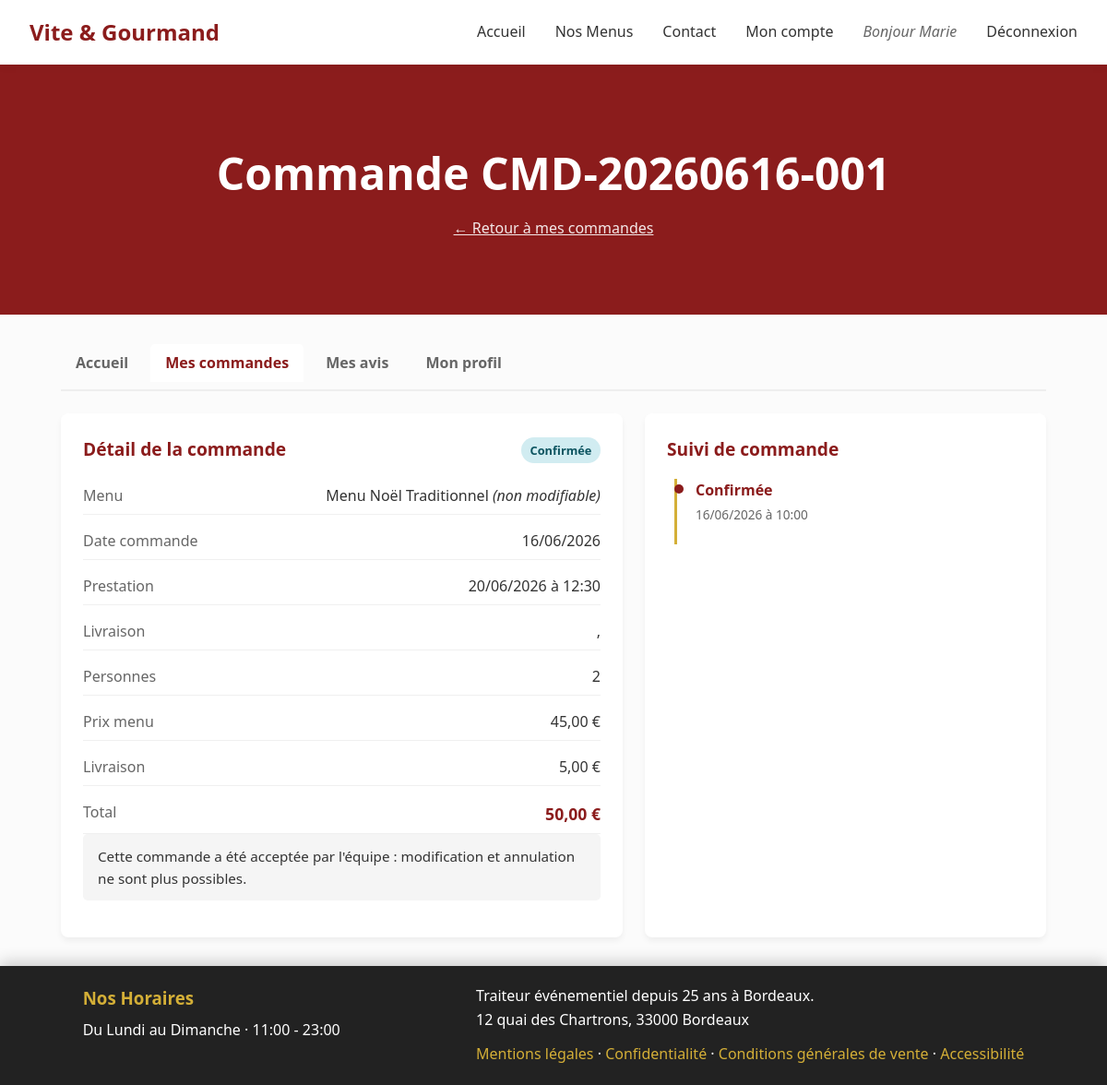
Page /mon-compte/commande/CMD-20260616-001 (signed in) on the committed database.
### tables this page shows
CREATE TABLE `Commande` (
  `numero_commande` VARCHAR(50) NOT NULL,
  `date_commande` DATE NULL,
  `date_prestation` DATE NULL,
  `heure_livraison` VARCHAR(50) NULL,
  `adresse_livraison` VARCHAR(255) NULL,
  `ville_livraison` VARCHAR(100) NULL,
  `distance_km` DOUBLE NULL DEFAULT 0,
  `prix_menu` DOUBLE NULL,
  `nombre_personne` INT NULL,
  `prix_livraison` DOUBLE NULL,
  `statut` VARCHAR(50) NULL,
  `pret_materiel` TINYINT NULL,
  `restitution_materiel` TINYINT NULL,
  `motif_annulation` VARCHAR(500) NULL,
  `mode_contact_annulation` VARCHAR(50) NULL,
  `utilisateur_id` INT NOT NULL,
  PRIMARY KEY (`numero_commande`),
  INDEX `fk_Commande_utilisateur_idx` (`utilisateur_id`),
  CONSTRAINT `fk_Commande_utilisateur`
    FOREIGN KEY (`utilisateur_id`) REFERENCES `utilisateur` (`utilisateur_id`)
);

CREATE TABLE `menu` (
  `menu_id` INT NOT NULL AUTO_INCREMENT,
  `titre` VARCHAR(100) NULL,
  `nombre_personne_minimun` INT NULL,
  `prix_par_personne` DOUBLE NULL,
  `regime` VARCHAR(50) NULL,
  `description` TEXT NULL,
  `quantite_restante` INT NULL,
  `visible` TINYINT(1) NOT NULL DEFAULT 1,
  `theme_id` INT NOT NULL,
  `regime_id` INT NOT NULL,
  PRIMARY KEY (`menu_id`),
  INDEX `fk_menu_theme1_idx` (`theme_id`),
  INDEX `fk_menu_regime1_idx` (`regime_id`),
  CONSTRAINT `fk_menu_theme1`
    FOREIGN KEY (`theme_id`) REFERENCES `theme` (`theme_id`),
  CONSTRAINT `fk_menu_regime1`
    FOREIGN KEY (`regime_id`) REFERENCES `regime` (`regime_id`)
);

CREATE TABLE `suivi_commande` (
  `suivi_id` INT NOT NULL AUTO_INCREMENT,
  `numero_commande` VARCHAR(50) NOT NULL,
  `statut` VARCHAR(50) NOT NULL,
  `commentaire` TEXT NULL,
  `date_modification` DATETIME NOT NULL DEFAULT CURRENT_TIMESTAMP,
  PRIMARY KEY (`suivi_id`),
  INDEX `idx_suivi_numero` (`numero_commande`),
  CONSTRAINT `fk_suivi_commande`
    FOREIGN KEY (`numero_commande`) REFERENCES `Commande` (`numero_commande`)
    ON DELETE CASCADE ON UPDATE CASCADE
);

### src/Controllers/CompteController.php (called while the page is built, shortened)
<?php
require_once __DIR__ . '/../Models/CommandeModel.php';
class CompteController {
    private CommandeModel $commandeModel;
    public function __construct() {
        $this->commandeModel   = new CommandeModel();
    }
    public function commandeDetail(string $numero) {
        $commande = $this->commandeModel->getByNumeroPourUtilisateur($numero, $this->userId());
        $suivi     = $this->commandeModel->getSuivi($numero);
        $commandeModel = $this->commandeModel;
        require __DIR__ . '/../Views/compte/commande-detail.php';
    }
    private function userId(): int {
        return (int) $_SESSION['utilisateur']['id'];
    }
}

### public/index.php (called while the page is built, shortened)
<?php
$router = new Router();
$url = trim($_GET['url'] ?? '', '/');
$router->dispatch($url);

### config/database.php (called while the page is built, shortened)
<?php
class Database {
    private string $host;
    private string $db_name;
    private string $username;
    private string $password;
    public function __construct() {
        $config = [
            'host'     => 'localhost',
            'db_name'  => 'vite_gourmand',
            'username' => 'root',
            'password' => '',
        ];
        $local = __DIR__ . '/database.local.php';
        $this->host     = $config['host'];
        $this->db_name  = $config['db_name'];
        $this->username = $config['username'];
        $this->password = $config['password'];
    }
    public function getConnection() {
        $this->conn = null;
        try {
            $this->conn = new PDO(
                'mysql:host=' . $this->host . ';dbname=' . $this->db_name . ';charset=utf8mb4',
                $this->username,
                $this->password
            );
            $this->conn->setAttribute(PDO::ATTR_ERRMODE, PDO::ERRMODE_EXCEPTION);
            $this->conn->setAttribute(PDO::ATTR_DEFAULT_FETCH_MODE, PDO::FETCH_ASSOC);
        } catch (PDOException $exception) {
            echo 'Erreur de connexion à la base de données : ' . $exception->getMessage();
        }
        return $this->conn;
    }
}

### src/Models/CommandeModel.php (called while the page is built, shortened)
<?php
require_once __DIR__ . '/../../config/database.php';
class CommandeModel {
    private $conn;
    private array $config;
    public function __construct() {
        $database = new Database();
        $this->conn = $database->getConnection();
        $this->config = require __DIR__ . '/../../config/commande.php';
    }
    public function getByNumeroPourUtilisateur(string $numero, int $utilisateurId): ?array {
        $stmt = $this->conn->prepare("
            SELECT c.*, m.titre AS menu_titre, m.menu_id, m.nombre_personne_minimun, m.prix_par_personne
            FROM Commande c
            JOIN commande_menu cm ON c.numero_commande = cm.numero_commande
            JOIN menu m ON cm.menu_id = m.menu_id
            WHERE c.numero_commande = :numero AND c.utilisateur_id = :id
        ");
        $stmt->execute([':numero' => $numero, ':id' => $utilisateurId]);
        return $stmt->fetch() ?: null;
    }
    public function getSuivi(string $numero): array {
        $stmt = $this->conn->prepare("
            SELECT statut, commentaire, date_modification
            FROM suivi_commande
            WHERE numero_commande = :numero
            ORDER BY date_modification ASC, suivi_id ASC
        ");
        $stmt->execute([':numero' => $numero]);
        return $stmt->fetchAll() ?: [];
    }
    public function peutModifier(string $statut): bool {
        return in_array($this->normaliserStatut($statut), $this->config['statuts_modifiables'], true);
    }
    public function peutAnnuler(string $statut): bool {
        return in_array($this->normaliserStatut($statut), $this->config['statuts_annulables'], true);
    }
    public function libelleStatut(string $statut): string {
        $key = $this->normaliserStatut($statut);
        return $this->config['libelles_statut'][$key] ?? ucfirst(str_replace('_', ' ', $key));
    }
    public function cleStatut(string $statut): string {
        return $this->normaliserStatut($statut);
    }
    public function estTerminee(string $statut): bool {
        return $this->normaliserStatut($statut) === 'terminee';
    }
    private function normaliserStatut(string $statut): string {
        $statut = mb_strtolower(trim($statut));
        $statut = str_replace([' ', 'é', 'è', 'ê'], ['_', 'e', 'e', 'e'], $statut);
        return $statut;
    }
}

### config/commande.php (called while the page is built)
<?php
return [
    'livraison_base'          => 5.00,
    'livraison_par_km'        => 0.59,
    'ville_livraison_gratuite'=> 'bordeaux',
    'bordeaux_lat'            => 44.8378,
    'bordeaux_lon'            => -0.5792,
    'reduction_seuil_personnes'=> 5,
    'reduction_pourcent'      => 10,
    'materiel_delai_jours_ouvres'      => 10,
    'materiel_frais_non_restitution'   => 600,
    'modes_contact_annulation' => [
        'email'     => 'E-mail',
        'telephone' => 'Téléphone',
        'courrier'  => 'Courrier',
        'sur_place' => 'Sur place',
    ],
    'statut_initial'          => 'en_attente',
    'statuts_modifiables'     => ['en_attente'],
    'statuts_annulables'      => ['en_attente'],
    'workflow_employe' => [
        'en_attente'       => ['acceptee', 'annulee'],
        'confirmee'        => ['en_preparation', 'annulee'],
        'acceptee'         => ['en_preparation'],
        'en_preparation'   => ['en_livraison'],
        'en_livraison'     => ['livree'],
        'livree'           => ['attente_materiel', 'terminee'],
        'attente_materiel' => ['terminee'],
        'terminee'         => [],
        'annulee'          => [],
    ],
    'libelles_statut' => [
        'en_attente'        => 'En attente de validation',
        'acceptee'          => 'Acceptée',
        'en_preparation'    => 'En préparation',
        'en_livraison'      => 'En cours de livraison',
        'livree'            => 'Livrée',
        'attente_materiel'  => 'En attente du retour de matériel',
        'terminee'          => 'Terminée',
        'annulee'           => 'Annulée',
        'confirmee'         => 'Confirmée',
    ],
];

### src/Views/compte/commande-detail.php (the view, shortened to what this page needs)
<?php
$cm = $commandeModel;
$total = (float) $commande['prix_menu'] + (float) $commande['prix_livraison'];
$modifiable = $cm->peutModifier($commande['statut']);
$annulable  = $cm->peutAnnuler($commande['statut']);
$numeroEnc  = urlencode($commande['numero_commande']);
?>
<section class="compte-hero compte-hero-compact">
    <h1>Commande <?= htmlspecialchars($commande['numero_commande']) ?></h1>
    <p><a href="<?= BASE_URL ?>/mon-compte/commandes" class="back-link-light">← Retour à mes commandes</a></p>
</section>
<section class="compte-page">
    <?php require __DIR__ . '/_nav.php'; ?>
    <div class="commande-detail-layout">
        <div class="compte-card">
            <div class="detail-head">
                <h2>Détail de la commande</h2>
                <span class="statut-badge statut-<?= htmlspecialchars($cm->cleStatut($commande['statut'])) ?>">
                    <?= htmlspecialchars($cm->libelleStatut($commande['statut'])) ?>
                </span>
            </div>
            <dl class="detail-list">
                <div><dt>Menu</dt><dd><?= htmlspecialchars($commande['menu_titre']) ?> <em>(non modifiable)</em></dd></div>
                <div><dt>Date commande</dt><dd><?= htmlspecialchars(date('d/m/Y', strtotime($commande['date_commande']))) ?></dd></div>
                <div><dt>Prestation</dt><dd><?= htmlspecialchars(date('d/m/Y', strtotime($commande['date_prestation']))) ?> à <?= htmlspecialchars($commande['heure_livraison']) ?></dd></div>
                <div><dt>Livraison</dt><dd><?= htmlspecialchars($commande['adresse_livraison'] ?? '') ?>, <?= htmlspecialchars($commande['ville_livraison'] ?? '') ?></dd></div>
                <div><dt>Personnes</dt><dd><?= (int) $commande['nombre_personne'] ?></dd></div>
                <div><dt>Prix menu</dt><dd><?= number_format((float) $commande['prix_menu'], 2, ',', ' ') ?> €</dd></div>
                <div><dt>Livraison</dt><dd><?= number_format((float) $commande['prix_livraison'], 2, ',', ' ') ?> €</dd></div>
                <div class="detail-total"><dt>Total</dt><dd><?= number_format($total, 2, ',', ' ') ?> €</dd></div>
            </dl>
            <?php if ($modifiable || $annulable): ?>
                <div class="detail-actions">
                    <?php if ($modifiable): ?>
                        <?= ViewHelper::btnNav(BASE_URL . '/mon-compte/commande/' . $numeroEnc . '/modifier', 'Modifier') ?>
                    <?php endif; ?>
                    <?php if ($annulable): ?>
                        <form method="post" action="<?= BASE_URL ?>/mon-compte/commande/<?= $numeroEnc ?>/annuler" class="inline-form" data-confirm="Confirmer l'annulation de cette commande ?">
                            <?= Csrf::champ() ?>
                            <button type="submit" class="btn btn-outline btn-danger">Annuler la commande</button>
                        </form>
                    <?php endif; ?>
                </div>
            <?php else: ?>
                <p class="compte-info">Cette commande a été acceptée par l'équipe : modification et annulation ne sont plus possibles.</p>
            <?php endif; ?>
        </div>
        <div class="compte-card">
            <h2>Suivi de commande</h2>
            <?php if (empty($suivi)): ?>
                <p class="compte-empty">Aucun historique disponible.</p>
            <?php else: ?>
                <ol class="suivi-timeline">
                    <?php foreach ($suivi as $etape): ?>
                        <li>
                            <span class="suivi-statut"><?= htmlspecialchars($cm->libelleStatut($etape['statut'])) ?></span>
                            <time datetime="<?= htmlspecialchars($etape['date_modification']) ?>">
                                <?= htmlspecialchars(date('d/m/Y à H:i', strtotime($etape['date_modification']))) ?>
                            </time>
                        </li>
                    <?php endforeach; ?>
                </ol>
            <?php endif; ?>
        </div>
    </div>
</section>
<?php
require __DIR__ . '/../layout.php';

### public/css/style.css (style rules this page uses)
:root { --primary: #8b1c1c; --primary-light: #b32424; --secondary: #d4af37; --bg-light: #fbfbfb; --text-main: #333333; --text-muted: #666666; --footer-offset: 12.5rem; accent-color: var(--primary); }
* { box-sizing: border-box; margin: 0; padding: 0; }
body { font-family: 'Segoe UI', Tahoma, Geneva, Verdana, sans-serif; color: var(--text-main); background-color: var(--bg-light); line-height: 1.6; display: flex; flex-direction: column; min-height: 100vh; }
a { text-decoration: none; color: inherit; }
.compte-hero { background-color: var(--primary); color: #fff; text-align: center; padding: 3rem 1.5rem; }
.compte-hero-compact { padding: 2rem 1.5rem; }
.compte-hero h1 { font-size: 2rem; margin-bottom: 0.5rem; }
.back-link-light { color: rgba(255,255,255,0.9); text-decoration: underline; }
.compte-page { max-width: 1100px; margin: 0 auto; padding: 2rem 1rem 3rem; }
.compte-card { background: #fff; padding: 1.5rem; border-radius: 8px; box-shadow: 0 4px 6px rgba(0,0,0,0.05); }
.compte-card h2 { color: var(--primary); font-size: 1.2rem; margin-bottom: 1rem; }
.compte-info { background: #f5f5f5; padding: 0.75rem 1rem; border-radius: 5px; margin-bottom: 1rem; font-size: 0.95rem; }
.statut-badge { display: inline-block; padding: 0.25rem 0.6rem; border-radius: 20px; font-size: 0.8rem; font-weight: 600; background: #eee; color: var(--text-main); }
.statut-acceptee, .statut-confirmee { background: #d1ecf1; color: #0c5460; }
.commande-detail-layout { display: grid; grid-template-columns: 1fr; gap: 1.5rem; }
.detail-head { display: flex; justify-content: space-between; align-items: center; flex-wrap: wrap; gap: 0.5rem; margin-bottom: 1rem; }
.detail-head h2 { margin: 0; }
.detail-list { display: flex; flex-direction: column; gap: 0.6rem; }
.detail-list > div { display: flex; justify-content: space-between; gap: 1rem; padding: 0.4rem 0; border-bottom: 1px solid #f0f0f0; }
.detail-list dt { color: var(--text-muted); }
.detail-list dd { text-align: right; font-weight: 500; }
.detail-total dd { color: var(--primary); font-weight: bold; font-size: 1.1rem; }
.suivi-timeline { list-style: none; border-left: 3px solid var(--secondary); margin-left: 0.5rem; padding-left: 1.25rem; }
.suivi-timeline li { position: relative; padding-bottom: 1.25rem; }
.suivi-timeline li::before { content: ''; position: absolute; left: -1.45rem; top: 0.35rem; width: 10px; height: 10px; background: var(--primary); border-radius: 50%; }
.suivi-statut { display: block; font-weight: 600; color: var(--primary); }
.suivi-timeline time { font-size: 0.85rem; color: var(--text-muted); }
@media (min-width: 768px) { .commande-detail-layout { grid-template-columns: 1.4fr 1fr; } }
@media (min-width: 768px) { .compte-hero, .commande-hero { padding: 5rem 2rem; } }
@media (min-width: 768px) { .compte-hero h1, .commande-hero h1 { font-size: 3rem; } }
@media (min-width: 768px) { :root { --footer-offset: 7rem; } }

### rows in the picture
commande: numero_commande "CMD-20260616-001", statut "Confirmée", menu.titre "Menu Noël Traditionnel", date_commande "16/06/2026", date_prestation "20/06/2026", heure_livraison "12:30", nombre_personne "2", prix_menu "45,00", prix_livraison "5,00", total "50,00"
suivi_commande: statut "Confirmée", date_modification "16/06/2026 à 10:00"

### other values in the picture
$_SESSION['utilisateur']['prenom'] "Marie"
$ligneHoraire "Du Lundi au Dimanche · 11:00 - 23:00"
